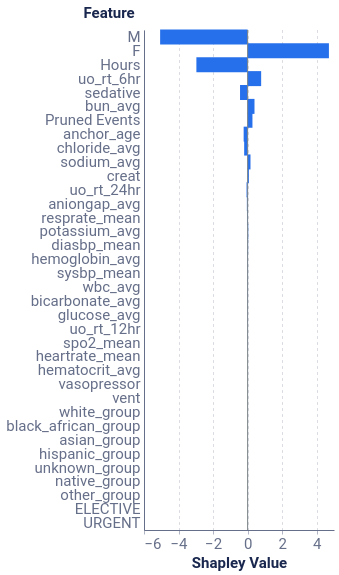

The cell this chart's notebook holds for it:
### Code cell
feature_plot = plot_feat_barplot(feature_data, feature_dict.get('top_feats'), feature_dict.get('plot_features'))
feature_plot

### Figure 1 — Vega-Lite specification as saved in the notebook (floating-point values rounded to 4 significant figures)
{"config": {"axis": {"domain": true, "domainColor": "#666F89", "grid": false, "gridCap": "round", "gridColor": "#B3B7C4", "gridDash": [2, 4], "gridWidth": 0.5, "labelColor": "#666F89", "labelFont": "Roboto, Arial, sans-serif", "labelPadding": 2, "tickColor": "#666F89", "tickOpacity": 0.5, "tickSize": 4, "titleColor": "#19274E", "titleFont": "Roboto, Arial, sans-serif", "titleFontSize": 12}, "axisBand": {"domain": true, "labelPadding": 4, "ticks": false}, "axisY": {"domain": false, "titleAlign": "left", "titleAngle": 0, "titleX": -20, "titleY": -10}, "legend": {"labelColor": "#666F89", "labelFont": "Roboto, Arial, sans-serif", "labelFontSize": 12, "symbolSize": 40, "titleColor": "#19274E", "titleFont": "Roboto, Arial, sans-serif", "titleFontSize": 12, "titlePadding": 4}, "arc": {"stroke": "#FFFFFF", "strokeWidth": 1}, "bar": {"fill": "#2770EB", "stroke": null}, "line": {"stroke": "#2770EB", "strokeWidth": 2}, "path": {"stroke": "#2770EB", "strokeWidth": 0.5}, "point": {"fill": "#2770EB", "shape": "circle", "filled": true}, "rect": {"fill": "#2770EB"}, "rule": {"stroke": "#666F89"}, "shape": {"stroke": "#2770EB"}, "text": {"color": "#19274E", "font": "Roboto, Arial, sans-serif", "fontSize": 12}, "range": {"category": ["#2770EB", "#77B98A", "#DA5252", "#FFC400", "#A87AEA", "#00A39E", "#19274E"], "diverging": ["#006360", "#2BB3AE", "#96D9D7", "#FFFFFF", "#EDAAAA", "#DA5252", "#811D1D"], "heatmap": ["#18448F", "#1B4EA5", "#2770EB", "#4C88EE", "#82ACF3", "#A6C4F7", "#E9F1FD"], "ramp": ["#18448F", "#1B4EA5", "#2770EB", "#4C88EE", "#82ACF3", "#A6C4F7", "#E9F1FD"]}, "background": "#FFFFFF", "group": {"fill": "#FFFFFF"}, "header": {"labelColor": "#19274E", "labelFont": "Roboto, Arial, sans-serif", "labelFontSize": 12, "titleColor": "#19274E", "titleFont": "Roboto, Arial, sans-serif", "titleFontSize": 16}, "title": {"anchor": "start", "color": "#19274E", "font": "Roboto, Arial, sans-serif", "fontSize": 20, "fontWeight": "bold", "offset": 20, "subtitleColor": "#19274E", "subtitleFontSize": 16}, "view": {"continuousHeight": 300, "continuousWidth": 400, "stroke": "transparent"}}, "layer": [{"data": {"name": "data-84945a5a89eb0773ad5a15afae6df0e5"}, "mark": {"type": "bar", "size": 15, "thickness": 1}, "encoding": {"x": {"axis": {"grid": true, "labelFontSize": 15, "title": "Shapley Value", "titleFontSize": 15}, "field": "Shapley Value", "scale": {"domain": [-6, 5]}, "type": "quantitative"}, "y": {"axis": {"labelFontSize": 15, "title": "Feature", "titleFontSize": 15, "titleX": -61}, "field": "Feature", "sort": {"field": "sort_col", "order": "descending"}, "type": "nominal"}}}, {"data": {"name": "data-9c00aa9dc2b1c1a0b4bf9b34ead12925"}, "mark": {"type": "rule", "color": "#798184"}, "encoding": {"x": {"field": "x", "type": "quantitative"}}}], "height": 500, "width": 190, "$schema": "https://vega.github.io/schema/vega-lite/v4.17.0.json", "datasets": {"data-84945a5a89eb0773ad5a15afae6df0e5": [{"Random seed": 42, "NSamples": 32000, "Feature": "Hours", "Shapley Value": -2.967, "sort_col": 2.967}, {"Random seed": 42, "NSamples": 32000, "Feature": "aniongap_avg", "Shapley Value": -0.04441, "sort_col": 0.04441}, {"Random seed": 42, "NSamples": 32000, "Feature": "bicarbonate_avg", "Shapley Value": 0.02034, "sort_col": 0.02034}, {"Random seed": 42, "NSamples": 32000, "Feature": "bun_avg", "Shapley Value": 0.397, "sort_col": 0.397}, {"Random seed": 42, "NSamples": 32000, "Feature": "chloride_avg", "Shapley Value": -0.2012, "sort_col": 0.2012}, {"Random seed": 42, "NSamples": 32000, "Feature": "creat", "Shapley Value": 0.07242, "sort_col": 0.07242}, {"Random seed": 42, "NSamples": 32000, "Feature": "diasbp_mean", "Shapley Value": 0.02625, "sort_col": 0.02625}, {"Random seed": 42, "NSamples": 32000, "Feature": "glucose_avg", "Shapley Value": -0.01618, "sort_col": 0.01618}, {"Random seed": 42, "NSamples": 32000, "Feature": "heartrate_mean", "Shapley Value": 0.0, "sort_col": 0.0}, {"Random seed": 42, "NSamples": 32000, "Feature": "hematocrit_avg", "Shapley Value": 0.0, "sort_col": 0.0}, {"Random seed": 42, "NSamples": 32000, "Feature": "hemoglobin_avg", "Shapley Value": -0.02611, "sort_col": 0.02611}, {"Random seed": 42, "NSamples": 32000, "Feature": "potassium_avg", "Shapley Value": 0.03333, "sort_col": 0.03333}, {"Random seed": 42, "NSamples": 32000, "Feature": "resprate_mean", "Shapley Value": -0.03751, "sort_col": 0.03751}, {"Random seed": 42, "NSamples": 32000, "Feature": "sodium_avg", "Shapley Value": 0.1651, "sort_col": 0.1651}, {"Random seed": 42, "NSamples": 32000, "Feature": "spo2_mean", "Shapley Value": -0.01143, "sort_col": 0.01143}, {"Random seed": 42, "NSamples": 32000, "Feature": "sysbp_mean", "Shapley Value": 0.02208, "sort_col": 0.02208}, {"Random seed": 42, "NSamples": 32000, "Feature": "uo_rt_12hr", "Shapley Value": 0.01204, "sort_col": 0.01204}, {"Random seed": 42, "NSamples": 32000, "Feature": "uo_rt_24hr", "Shapley Value": -0.06281, "sort_col": 0.06281}, {"Random seed": 42, "NSamples": 32000, "Feature": "uo_rt_6hr", "Shapley Value": 0.7826, "sort_col": 0.7826}, {"Random seed": 42, "NSamples": 32000, "Feature": "wbc_avg", "Shapley Value": 0.02126, "sort_col": 0.02126}, {"Random seed": 42, "NSamples": 32000, "Feature": "sedative", "Shapley Value": -0.4402, "sort_col": 0.4402}, {"Random seed": 42, "NSamples": 32000, "Feature": "vasopressor", "Shapley Value": 0.0, "sort_col": 0.0}, {"Random seed": 42, "NSamples": 32000, "Feature": "vent", "Shapley Value": 0.0, "sort_col": 0.0}, {"Random seed": 42, "NSamples": 32000, "Feature": "anchor_age", "Shapley Value": -0.2309, "sort_col": 0.2309}, {"Random seed": 42, "NSamples": 32000, "Feature": "F", "Shapley Value": 4.706, "sort_col": 4.706}, {"Random seed": 42, "NSamples": 32000, "Feature": "M", "Shapley Value": -5.066, "sort_col": 5.066}, {"Random seed": 42, "NSamples": 32000, "Feature": "white_group", "Shapley Value": 0.0, "sort_col": 0.0}, {"Random seed": 42, "NSamples": 32000, "Feature": "black_african_group", "Shapley Value": 0.0, "sort_col": 0.0}, {"Random seed": 42, "NSamples": 32000, "Feature": "asian_group", "Shapley Value": 0.0, "sort_col": 0.0}, {"Random seed": 42, "NSamples": 32000, "Feature": "hispanic_group", "Shapley Value": 0.0, "sort_col": 0.0}, {"Random seed": 42, "NSamples": 32000, "Feature": "unknown_group", "Shapley Value": 0.0, "sort_col": 0.0}, {"Random seed": 42, "NSamples": 32000, "Feature": "native_group", "Shapley Value": 0.0, "sort_col": 0.0}, {"Random seed": 42, "NSamples": 32000, "Feature": "other_group", "Shapley Value": 0.0, "sort_col": 0.0}, {"Random seed": 42, "NSamples": 32000, "Feature": "ELECTIVE", "Shapley Value": 0.0, "sort_col": 0.0}, {"Random seed": 42, "NSamples": 32000, "Feature": "URGENT", "Shapley Value": 0.0, "sort_col": 0.0}, {"Random seed": 42, "NSamples": 32000, "Feature": "Pruned Events", "Shapley Value": 0.279, "sort_col": 0.279}], "data-9c00aa9dc2b1c1a0b4bf9b34ead12925": [{"x": 0}]}}
